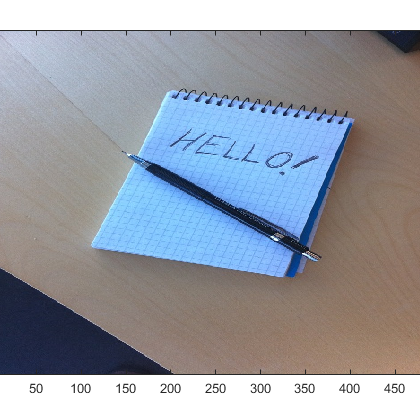
%> input picture home_works/Q13_b/img2.png, 420 x 420 px
$ octave HW13Q2.m   (GNU Octave 9; MATLAB toolbox functions it lacks are replaced by stand-ins)
%> lines starting %> are read from the running program, lines starting %| are printed output that depends on the picture
MSE_whole = zeros(1,10);
PSNR = zeros(1,10);

for xx = 1:10
	image = rgb2gray(imread('img2.png'));
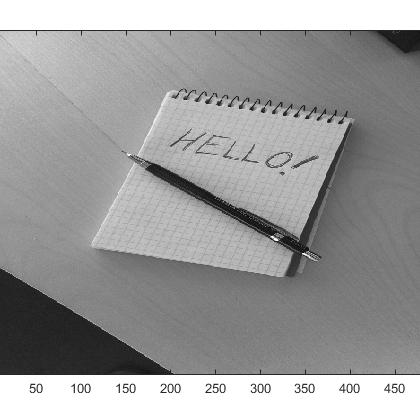
%> image: size 420x420 uint8; min 7, max 255, mean 156.5
	noisy_i = imnoise (image, 'salt & pepper' , xx / 50);
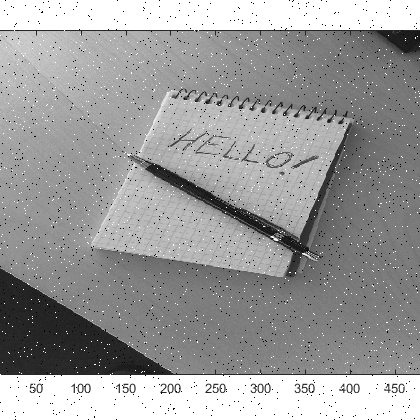
%> noisy_i: size 420x420 uint8; min 0, max 255, mean 155.9
	filtered_i = medfilt2(noisy_i);
	[x , y] = size(filtered_i);
%> x = 420; y = 420
	errors = double(filtered_i);
	filtered_i = double(filtered_i);
	image = double(image);
%> image: size 420x420 double
	MAX = max(max(image));
%> MAX = 255
	for i = 1:x
		for j = 1:x
			errors(i,j) = (filtered_i(i,j) - image(i,j)) .^ 2;
		end
    end
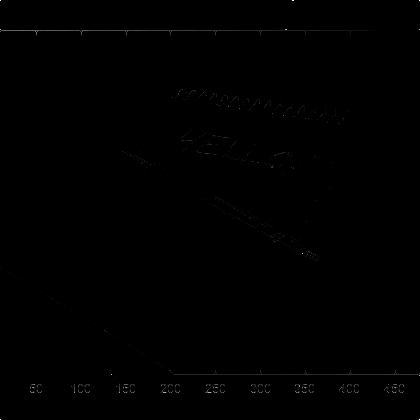
%> errors: size 420x420 double; min 0, max 65025, mean 137.5; drawn with min black and max white
	MSE = sum(sum(errors));
%> MSE = 24250633
	MSE = MSE / (x * y);
%> MSE = 137.5
	MSE = sqrt(MSE);
%> MSE = 11.72
	MSE_whole(xx) = MSE;
	PSNR(xx) = 10 * log10 ( MAX / MSE );
end
figure, plot(PSNR), xlabel('probhablity density * 50'), ylabel('PSNR');
%> after `ylabel('PSNR')`:
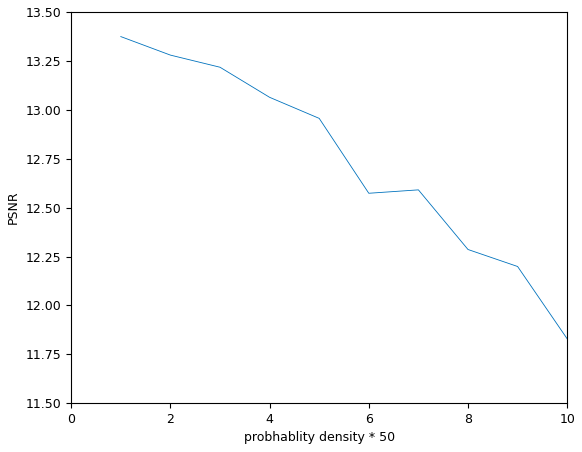
%> figure redrawn from the program's plot data; curve peaks at x = 1, y = 13.37
figure, plot(MSE_whole), xlabel('probhablity density * 50'), ylabel('MSE');
%> after `ylabel('MSE')`:
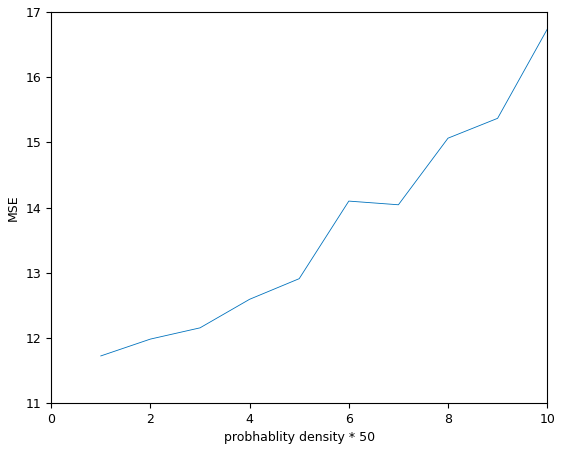
%> figure redrawn from the program's plot data; curve peaks at x = 10, y = 16.74
